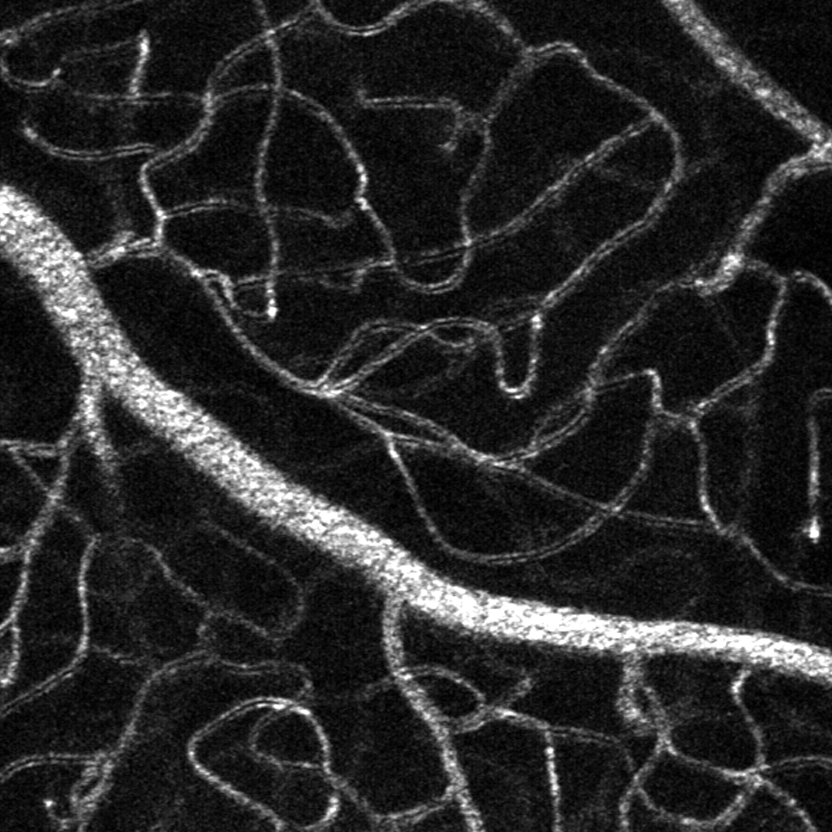
#> input picture data/capillaire_langevin_832/102.png, 832 x 832 px; its folder holds only this picture in this run
$ python make_target_patches_512_pseudo3dirs.py
#> lines starting #> are read from the running program, lines starting #| are printed output that depends on the picture
import re
import csv
from pathlib import Path
import cv2
import numpy as np


def natural_key(s: str):
    return [int(t) if t.isdigit() else t.lower() for t in re.split(r"(\d+)", s)]


def list_pngs(folder: Path):
    files = sorted([p for p in folder.iterdir() if p.suffix.lower() == ".png"], key=lambda p: natural_key(p.name))
    if not files:
        raise RuntimeError(f"No .png files found in {folder}")
    return files


def sliding_positions(L: int, window: int, stride: int):
    """
    Standard sliding window positions with last patch forced to touch the end.
    Example: L=832, window=512, stride=256 -> [0, 256, 320]
    """
    if L < window:
        return [0]
    pos = list(range(0, L - window + 1, stride))
    if pos[-1] != L - window:
        pos.append(L - window)
    return pos


def apply_clahe(gray_u8: np.ndarray, clip_limit: float = 2.0, tile_grid_size=(8, 8)) -> np.ndarray:
    clahe = cv2.createCLAHE(clipLimit=clip_limit, tileGridSize=tile_grid_size)
    return clahe.apply(gray_u8)


def apply_dog(gray_f32_01: np.ndarray, sigma1: float = 2.0, sigma2: float = 3.2) -> np.ndarray:
    """
    DoG on float [0,1]:
      dog = G(sigma1) - G(sigma2)
    Then per-image min-max -> uint8 [0,255]
    """
    b1 = cv2.GaussianBlur(gray_f32_01, ksize=(0, 0), sigmaX=sigma1, sigmaY=sigma1)
    b2 = cv2.GaussianBlur(gray_f32_01, ksize=(0, 0), sigmaX=sigma2, sigmaY=sigma2)
    dog = b1 - b2

    mn, mx = float(dog.min()), float(dog.max())
    if mx - mn < 1e-12:
        return np.zeros_like(gray_f32_01, dtype=np.uint8)

    dog01 = (dog - mn) / (mx - mn)
    return (255.0 * dog01).astype(np.uint8)


def main():
    # ---- INPUT ----
    src_dir = Path("/home/infres/diouf-25/prim-project/data/capillaire_langevin_832")

    # ---- OUTPUT ROOT ----
    out_root = Path("/home/infres/diouf-25/prim-project/data/capillaire_langevin_512_pseudo3dirs")

    # ---- PATCHING ----
    patch_size = 512
    stride = 256  # recommended

    # ---- CLAHE ----
    clahe_clip = 2.0
    clahe_grid = (8, 8)

    # ---- DoG ----
    dog_sigma1 = 2.0
    dog_sigma2 = 3.2

    # Output folders (one per pseudo-channel)
    out_raw = out_root / "patches_raw"
    out_clahe = out_root / "patches_clahe"
    out_dog = out_root / "patches_dog"
    out_raw.mkdir(parents=True, exist_ok=True)
    out_clahe.mkdir(parents=True, exist_ok=True)
    out_dog.mkdir(parents=True, exist_ok=True)

    manifest_path = out_root / "manifest.csv"

    files = list_pngs(src_dir)
    print(f"[INFO] Found {len(files)} images in {src_dir}")

    rows = []
    patch_idx = 1

    for p in files:
        img_id = p.stem  # "1", "2", ...
        gray = cv2.imread(str(p), cv2.IMREAD_GRAYSCALE)
#> gray is the input picture: shape (832, 832); min 0, max 255, mean 40.3
        if gray is None:
            raise FileNotFoundError(f"Could not read {p}")

        H, W = gray.shape
        if H != 832 or W != 832:
            print(f"[WARN] {p.name} is {H}x{W}, expected 832x832 (still processed).")

        raw = gray
        cla = apply_clahe(gray, clip_limit=clahe_clip, tile_grid_size=clahe_grid)
#> in apply_clahe, `return clahe.apply(gray_u8)`:
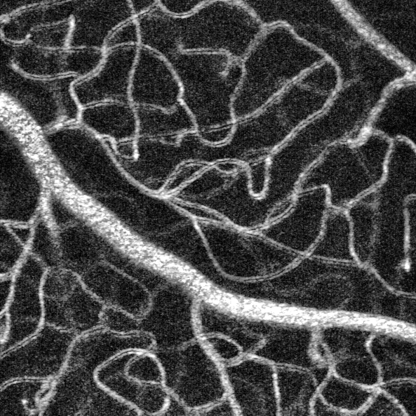
#> returned value: shape (832, 832) (shown at 1/2 size); min 0, max 255, mean 71.6
        dog = apply_dog(gray.astype(np.float32) / 255.0, sigma1=dog_sigma1, sigma2=dog_sigma2)
#> in apply_dog, `b1 = cv2.GaussianBlur(gray_f32_01, ksize=(0, 0), sigmaX=sigma1, sigmaY..`:
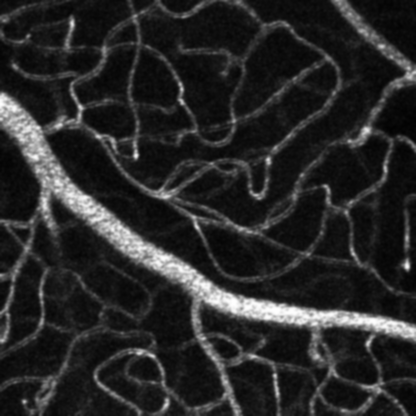
#> b1: shape (832, 832) float32 (shown at 1/2 size); min 0.00621, max 1, mean 0.158
#> in apply_dog, `dog = b1 - b2`:
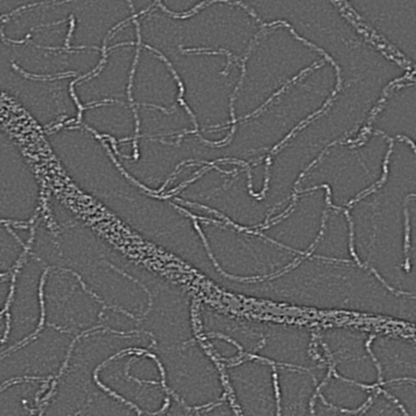
#> dog: shape (832, 832) float32 (shown at 1/2 size); min -0.13, max 0.21, mean -3.1e-06; drawn with min black and max white
#> in apply_dog, `mn, mx = float(dog.min()), float(dog.max())`: mn = -0.13; mx = 0.21

        ys = sliding_positions(H, patch_size, stride)
        xs = sliding_positions(W, patch_size, stride)

        for y in ys:
            for x in xs:
                pr = raw[y:y+patch_size, x:x+patch_size]
                pc = cla[y:y+patch_size, x:x+patch_size]
                pd = dog[y:y+patch_size, x:x+patch_size]

                if pr.shape != (patch_size, patch_size):
                    continue

                # SAME NAME across the 3 folders
                patch_name = f"{img_id}_y{y}_x{x}.png"

                cv2.imwrite(str(out_raw / patch_name), pr)
                cv2.imwrite(str(out_clahe / patch_name), pc)
                cv2.imwrite(str(out_dog / patch_name), pd)

                rows.append({
                    "patch_index": patch_idx,
                    "image_id": img_id,
                    "patch_name": patch_name,
                    "y": y,
                    "x": x,
                    "H": H,
                    "W": W,
                    "patch_size": patch_size,
                    "stride": stride,
                    "clahe_clip": clahe_clip,
                    "clahe_grid": f"{clahe_grid[0]}x{clahe_grid[1]}",
                    "dog_sigma1": dog_sigma1,
                    "dog_sigma2": dog_sigma2,
                })
                patch_idx += 1
#> this loop made 3 passes
#> pass 1, in main, `cv2.imwrite(str(out_raw / patch_name), pr)`:
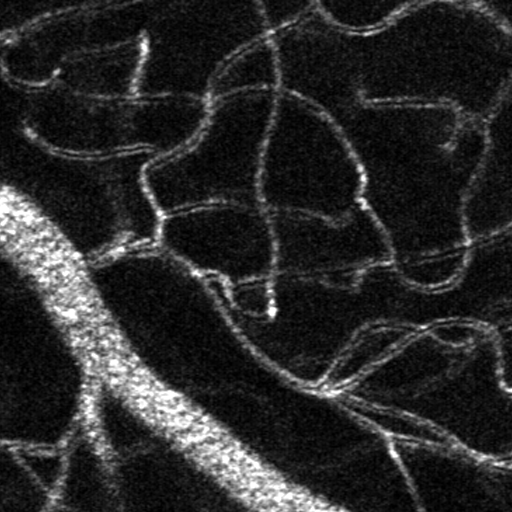
#> saved as 102_y0_x0.png: shape (512, 512); min 0, max 255, mean 41.5
#> pass 1, in main, `cv2.imwrite(str(out_clahe / patch_name), pc)`:
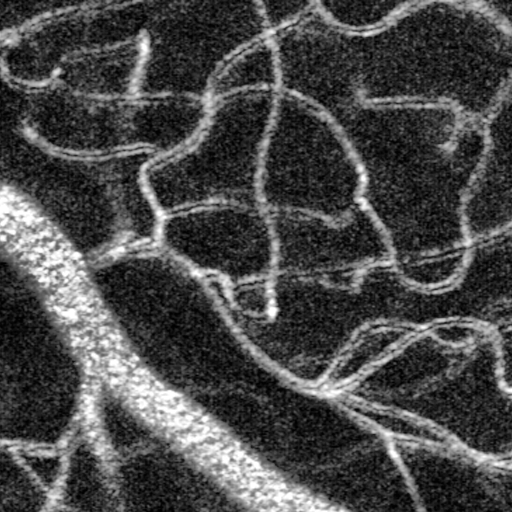
#> saved as 102_y0_x0.png: shape (512, 512); min 1, max 255, mean 72.7
#> pass 1, in main, `cv2.imwrite(str(out_dog / patch_name), pd)`:
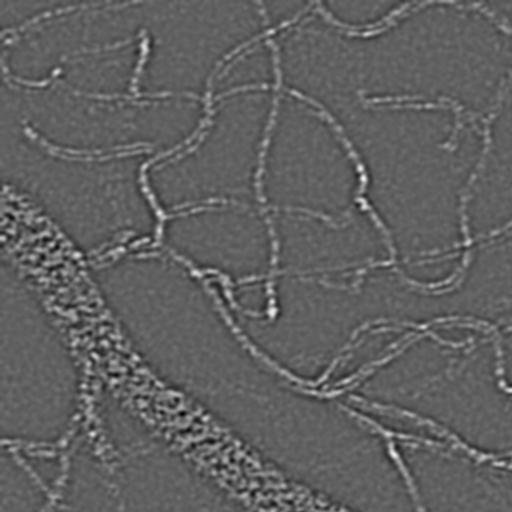
#> saved as 102_y0_x0.png: shape (512, 512); min 0, max 246, mean 96.8
#> pass 1, in main, `cv2.imwrite(str(out_raw / patch_name), pr)`:
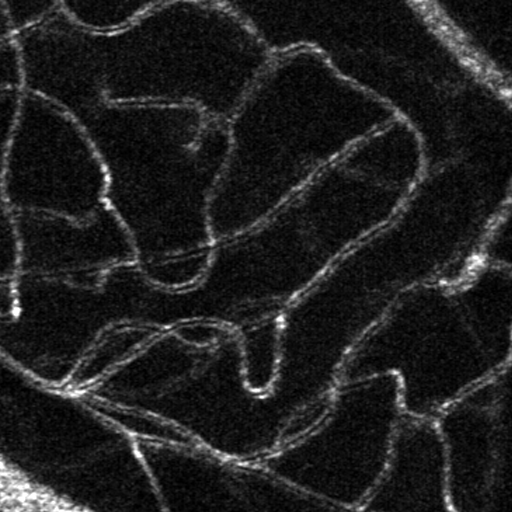
#> saved as 102_y0_x256.png: shape (512, 512); min 0, max 255, mean 31.2
#> after the loop, patch_idx = 10; rows = 9 items

    with open(manifest_path, "w", newline="") as f:
        writer = csv.DictWriter(f, fieldnames=list(rows[0].keys()))
        writer.writeheader()
        writer.writerows(rows)

    print(f"[OK] Saved RAW patches   -> {out_raw}")
    print(f"[OK] Saved CLAHE patches -> {out_clahe}")
    print(f"[OK] Saved DoG patches   -> {out_dog}")
    print(f"[OK] Manifest written    -> {manifest_path}")
    print(f"[OK] Total patches       -> {len(rows)}")
#| [OK] Total patches       -> 9
    print("Expected per-image patches for 832 with 512/stride256: 3x3 = 9 => total ~", len(files)*9)


if __name__ == "__main__":
    main()

$ run again, on data/capillaire_langevin_832/45.png
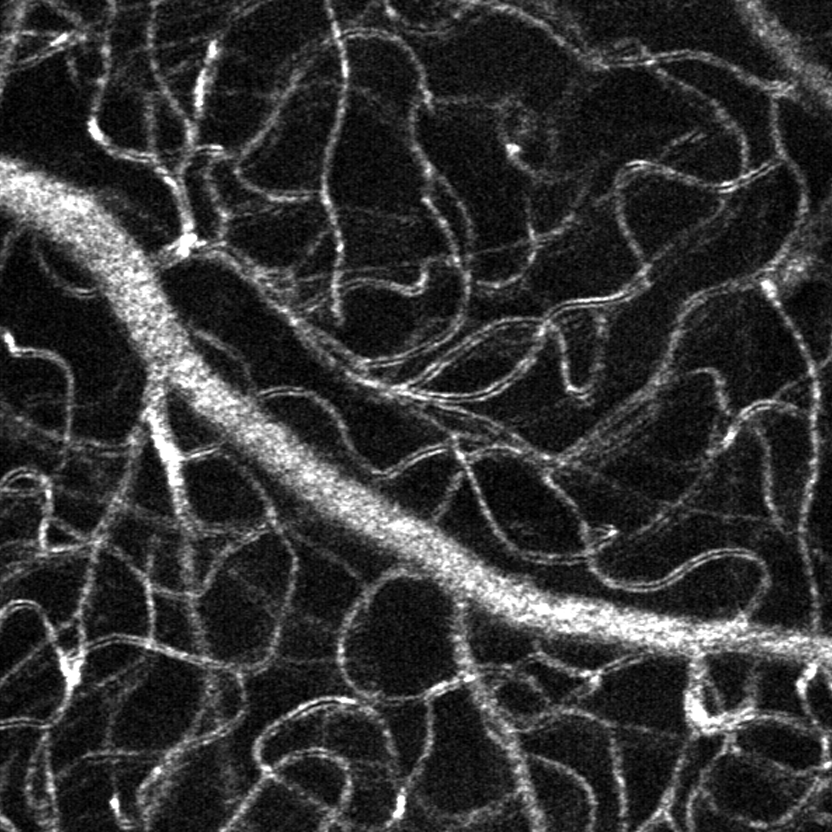
#> input picture data/capillaire_langevin_832/45.png, 832 x 832 px
#> in main, gray is the input picture: shape (832, 832); min 0, max 255, mean 51.2
#> in apply_dog, `dog = b1 - b2`:
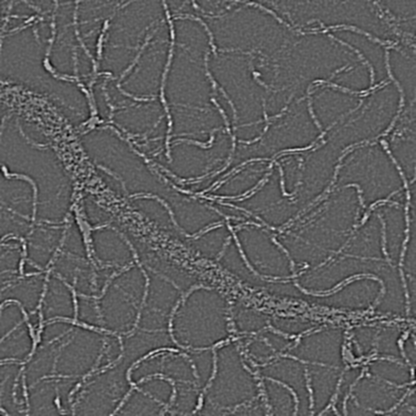
#> dog: shape (832, 832) float32 (shown at 1/2 size); min -0.124, max 0.208, mean -2.21e-06; drawn with min black and max white
#> mn = -0.124; mx = 0.208
#> the loop in main, `for y in ys:` made 3 passes
#> pass 1, in main, `cv2.imwrite(str(out_raw / patch_name), pr)`:
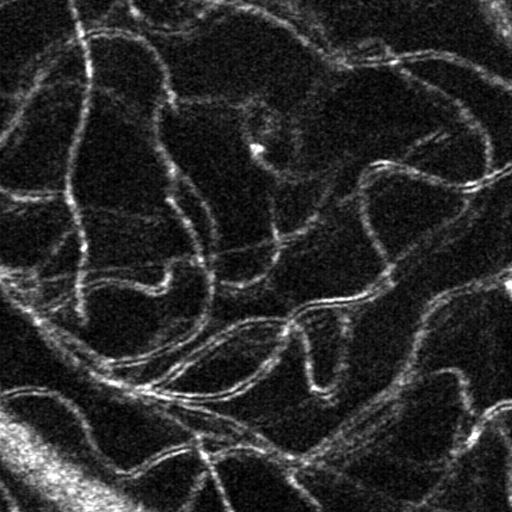
#> saved as 45_y0_x256.png: shape (512, 512); min 0, max 255, mean 42
#> after the loop in main, `for y in ys:`: patch_idx = 10; rows = 9 items
#| [OK] Total patches       -> 9

$ run again, on data/capillaire_langevin_832/49.png
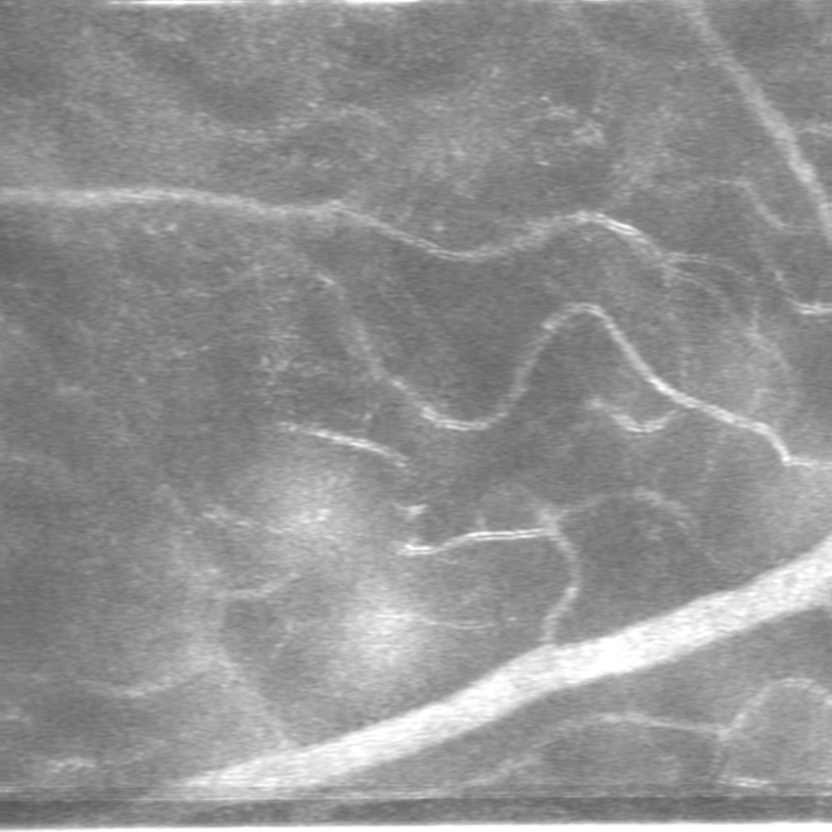
#> input picture data/capillaire_langevin_832/49.png, 832 x 832 px
#> in main, gray is the input picture: shape (832, 832); min 86, max 255, mean 146.1
#> in apply_dog, `dog = b1 - b2`:
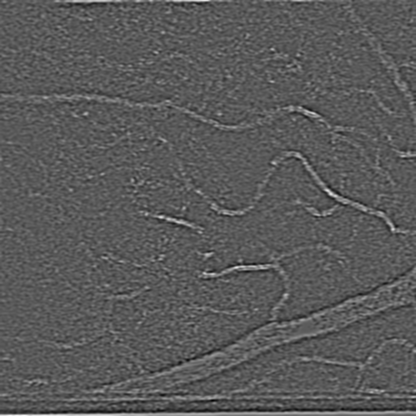
#> dog: shape (832, 832) float32 (shown at 1/2 size); min -0.0425, max 0.0777, mean 2.94e-05; drawn with min black and max white
#> mn = -0.0425; mx = 0.0777
#> the loop in main, `for y in ys:` made 3 passes
#> pass 1, in main, `cv2.imwrite(str(out_raw / patch_name), pr)`:
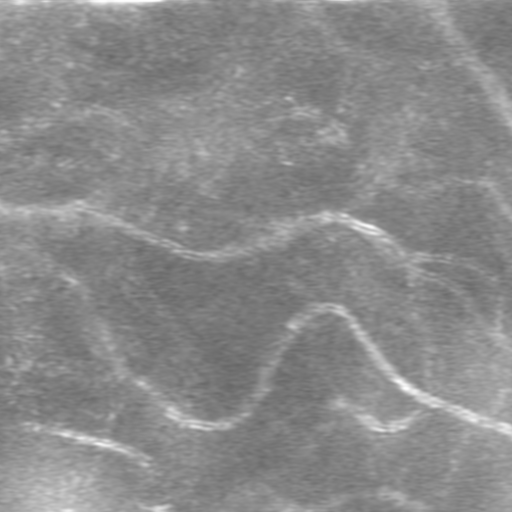
#> saved as 49_y0_x256.png: shape (512, 512); min 103, max 254, mean 138.1
#> after the loop in main, `for y in ys:`: patch_idx = 10; rows = 9 items
#| [OK] Total patches       -> 9
